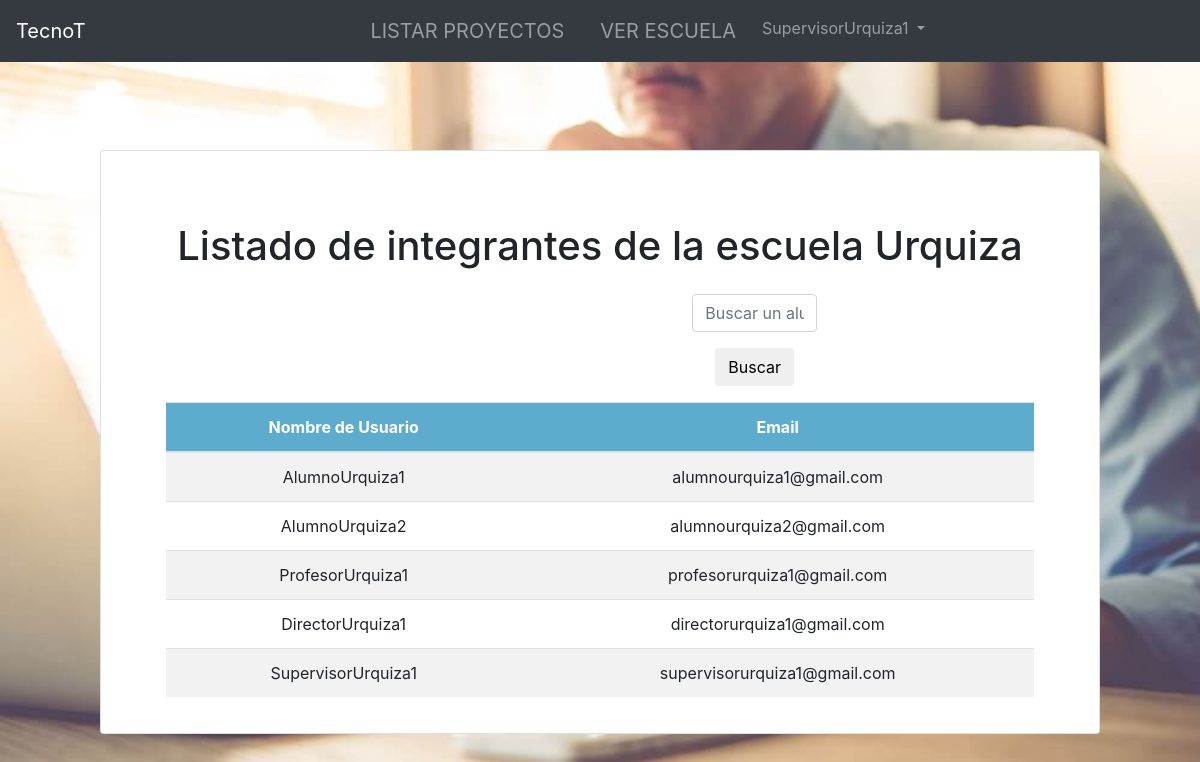
/index.php?c=user (signed in), run on the app's committed database.
### tables this page shows
CREATE TABLE `users` (
  `uid` int(11) NOT NULL,
  `username` varchar(30) NOT NULL,
  `email` varchar(256) NOT NULL,
  `user_escuela` varchar(255) NOT NULL,
  `password` varchar(256) NOT NULL,
  `role` char(3) DEFAULT '5',
  `user_created_at` datetime DEFAULT CURRENT_TIMESTAMP,
  `user_status` char(3) DEFAULT '1'
);

### model/auth.php (called while the page is built, shortened)
<?php
class auth
{
public function userDetails($uid)
{
    try{
        $db = Database::StartUp();
        $stmt = $db->prepare("SELECT * FROM users WHERE uid=:uid");
        $stmt->bindParam("uid", $uid,PDO::PARAM_INT);
        $stmt->execute();
        $data = $stmt->fetch(PDO::FETCH_OBJ);
        return $data;
    }
    catch(PDOException $e) {
        echo '{"error":{"text":'. $e->getMessage() .'}}';
    }
}
}

### model/database.php (called while the page is built, shortened)
<?php
class Database
{
    public static function StartUp()
    {
        $dbhost=DB_SERVER;
        $dbuser=DB_USERNAME;
        $dbpass=DB_PASSWORD;
        $dbname=DB_DATABASE;
        $pdo = new PDO("mysql:host=$dbhost;dbname=$dbname;charset=utf8", $dbuser, $dbpass);
        $pdo->setAttribute(PDO::ATTR_ERRMODE, PDO::ERRMODE_EXCEPTION);
        return $pdo;
    }
}
?>

### model/user.php (called while the page is built, shortened)
<?php
class user
{
	private $pdo;
    private $db_table_name = "users";
	public function __CONSTRUCT()
	{
		try
		{
			$this->pdo = Database::StartUp();
		}
		catch(Exception $e)
		{
			die($e->getMessage());
		}
	}
	public function ListAllUserInSchool($user_escuela, $valueToSearch)
	{
		$search = $valueToSearch;
		if($search != ""){
			try{
				$result = array();
				$stm = $this->pdo->prepare("SELECT * FROM $this->db_table_name WHERE user_escuela = :school AND CONCAT(`username`, `email`) LIKE '%$search%' ");
				$stm->bindParam(":school",$user_escuela);
				$stm->execute();
				return $stm->fetchAll(PDO::FETCH_OBJ);
			}
			catch(Exception $e){
				die($e->getMessage());
			}
		}
		else{
			try{
				$stm = $this->pdo->prepare("SELECT * FROM $this->db_table_name WHERE user_escuela = :school");
				$stm->bindParam(":school",$user_escuela);
				$stm->execute();
				return $stm->fetchAll(PDO::FETCH_OBJ);
			}
			catch(Exception $e){
				die($e->getMessage());
			}
		}
	}
}

### view/user/user.allinschool.view.php (the view)
<div class="card col-md-10 offset-md-1" style="margin-top: 150px;">
    <div class="card-body" style="padding-top: 55px;">
        <div class="container-fluid text-center">
        <h1 class="page-header text-center p-3">Listado de integrantes de la escuela <?php echo $userDetails->user_escuela ?></h1>
            <form action="" method="post">
            <div class="row">
                <div class="col-md-3"></div>
                <div class="col-md-4">
                    <div class="container p-3">
                    </div>
                </div>
                <div class="col-md-2">
                <div class="form-group">
                    <input class="form-control" type="text" name="valueToSearch" placeholder="Buscar un alumno">
                </div>
                <div class="form-group">
                    <input class="btn" type="submit" name="search" value="Buscar">
                </div>
                </div>
            </div>
                <div class="table-responsive container">
                    <table class="table table-striped  table-hover" id="tabla">
                        <thead>
                            <tr>
                                <th class="custom-table-1" style="width:180px;">Nombre de Usuario</th>
                                <th class="custom-table-1" style="width:120px;">Email</th>
                            </tr>
                        </thead>
                        <tbody>
                        <?php
                        if (isset($_POST['search']))
                        {
                            $valueToSearch = $_POST['valueToSearch'];
                        }
                        else
                        {
                            $valueToSearch = "";
                        }
                        ?>
                        <?php foreach($this->model->ListAllUserInSchool($userDetails->user_escuela, $valueToSearch) as $r): ?>
                            <tr>
                                <td><?php echo $r->username; ?></td>
                                <td><?php echo $r->email; ?></td>
                            </tr>
                        <?php endforeach; ?>
                        </tbody>
                    </table>
                </div>
            </form>
        </div>
    </div>
</div>
</body>
</html>

### view/menu/menu.supervisor.view.php (shortened to what this page needs)
<nav class="navbar navbar-expand-md bg-dark navbar-dark justify-content-center fixed-top">
    <a class="navbar-brand" href="index.php">TecnoT</a>
    <div class="collapse navbar-collapse justify-content-center" id="collapsibleNavbar">
      <ul class="navbar-nav">
        <li class="nav-item">
          <a class="nav-item-custom-1 nav-link" href="?c=project">LISTAR PROYECTOS</a>
        </li>
        <li class="nav-item">
          <a class="nav-item-custom-1 nav-link" href="?c=user">VER ESCUELA</a>
        </li>
        <li class="nav-item dropdown">
          <a class="nav-link dropdown-toggle" href="#" id="navbarDropdownMenuLink" data-toggle="dropdown" aria-haspopup="true" aria-expanded="false">
            <?php echo $userDetails->username ?>
          </a>
        </li>
      </ul>
    </div>
</nav>

### assets/css/master-style.css (style rules this page uses)
body { background-image: url(../images/bg.jpg); background-attachment: fixed; background-position: center; background-repeat: no-repeat; background-size: cover; }
.custom-table-1 { background-color: #5DACCD; color:#fff }
.nav-item-custom-1 { font-size: 20PX; margin-left: 10px; margin-right: 10px; }

### data on the page
users: username "SupervisorUrquiza1", user_escuela "Urquiza", email "supervisorurquiza1@gmail.com"
users: username "AlumnoUrquiza1", email "alumnourquiza1@gmail.com"
users: username "AlumnoUrquiza2", email "alumnourquiza2@gmail.com"
users: username "ProfesorUrquiza1", email "profesorurquiza1@gmail.com"
users: username "DirectorUrquiza1", email "directorurquiza1@gmail.com"
